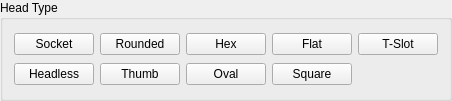
       <widget class="QGroupBox" name="HeadTypes">
        <property name="geometry">
         <rect>
          <x>20</x>
          <y>390</y>
          <width>391</width>
          <height>101</height>
         </rect>
        </property>
        <property name="title">
         <string>Head Type</string>
        </property>
        <property name="checkable">
         <bool>false</bool>
        </property>
        <property name="checked">
         <bool>false</bool>
        </property>
        <layout class="QGridLayout" name="gridLayout_9">
         <item row="0" column="2">
          <widget class="QPushButton" name="pushButton_40">
           <property name="text">
            <string>Hex</string>
           </property>
           <attribute name="buttonGroup">
            <string notr="true">HeadTypeGroup</string>
           </attribute>
          </widget>
         </item>
         <item row="0" column="3">
          <widget class="QPushButton" name="pushButton_43">
           <property name="text">
            <string>Flat</string>
           </property>
           <attribute name="buttonGroup">
            <string notr="true">HeadTypeGroup</string>
           </attribute>
          </widget>
         </item>
         <item row="0" column="1">
          <widget class="QPushButton" name="pushButton_38">
           <property name="text">
            <string>Rounded</string>
           </property>
           <property name="checkable">
            <bool>true</bool>
           </property>
           <attribute name="buttonGroup">
            <string notr="true">HeadTypeGroup</string>
           </attribute>
          </widget>
         </item>
         <item row="0" column="0">
          <widget class="QPushButton" name="pushButton_42">
           <property name="text">
            <string>Socket</string>
           </property>
           <attribute name="buttonGroup">
            <string notr="true">HeadTypeGroup</string>
           </attribute>
          </widget>
         </item>
         <item row="0" column="8">
          <widget class="QPushButton" name="pushButton_165">
           <property name="text">
            <string>T-Slot</string>
           </property>
          </widget>
         </item>
         <item row="1" column="0">
          <widget class="QPushButton" name="pushButton_163">
           <property name="text">
            <string>Headless</string>
           </property>
          </widget>
         </item>
         <item row="1" column="1">
          <widget class="QPushButton" name="pushButton_164">
           <property name="text">
            <string>Thumb</string>
           </property>
          </widget>
         </item>
         <item row="1" column="2">
          <widget class="QPushButton" name="pushButton_168">
           <property name="text">
            <string>Oval</string>
           </property>
           <property name="checkable">
            <bool>true</bool>
           </property>
          </widget>
         </item>
         <item row="1" column="3">
          <widget class="QPushButton" name="pushButton_166">
           <property name="text">
            <string>Square</string>
           </property>
          </widget>
         </item>
        </layout>
       </widget>
